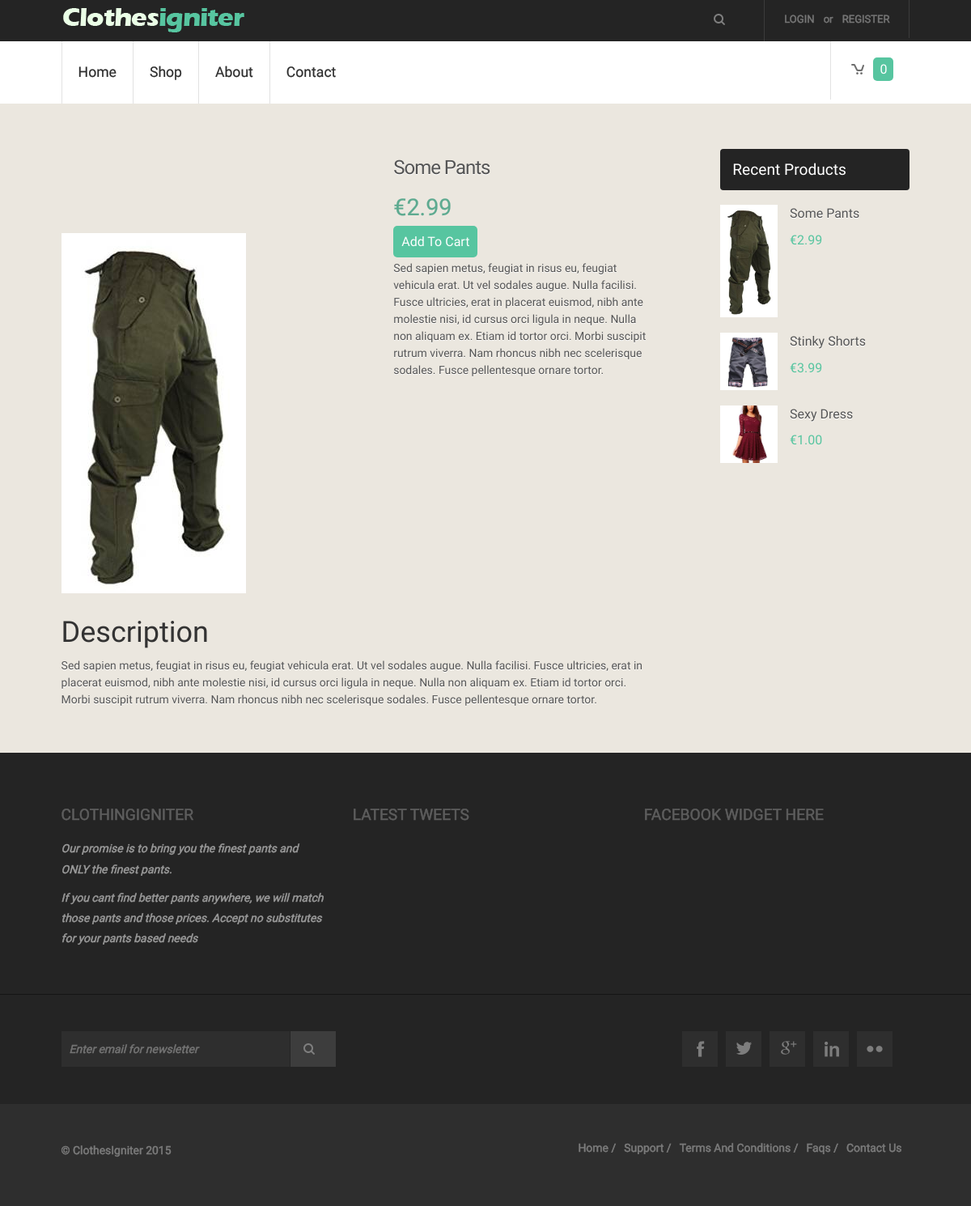
/index.php/item/view/1, run on an earlier commit of the app's database.
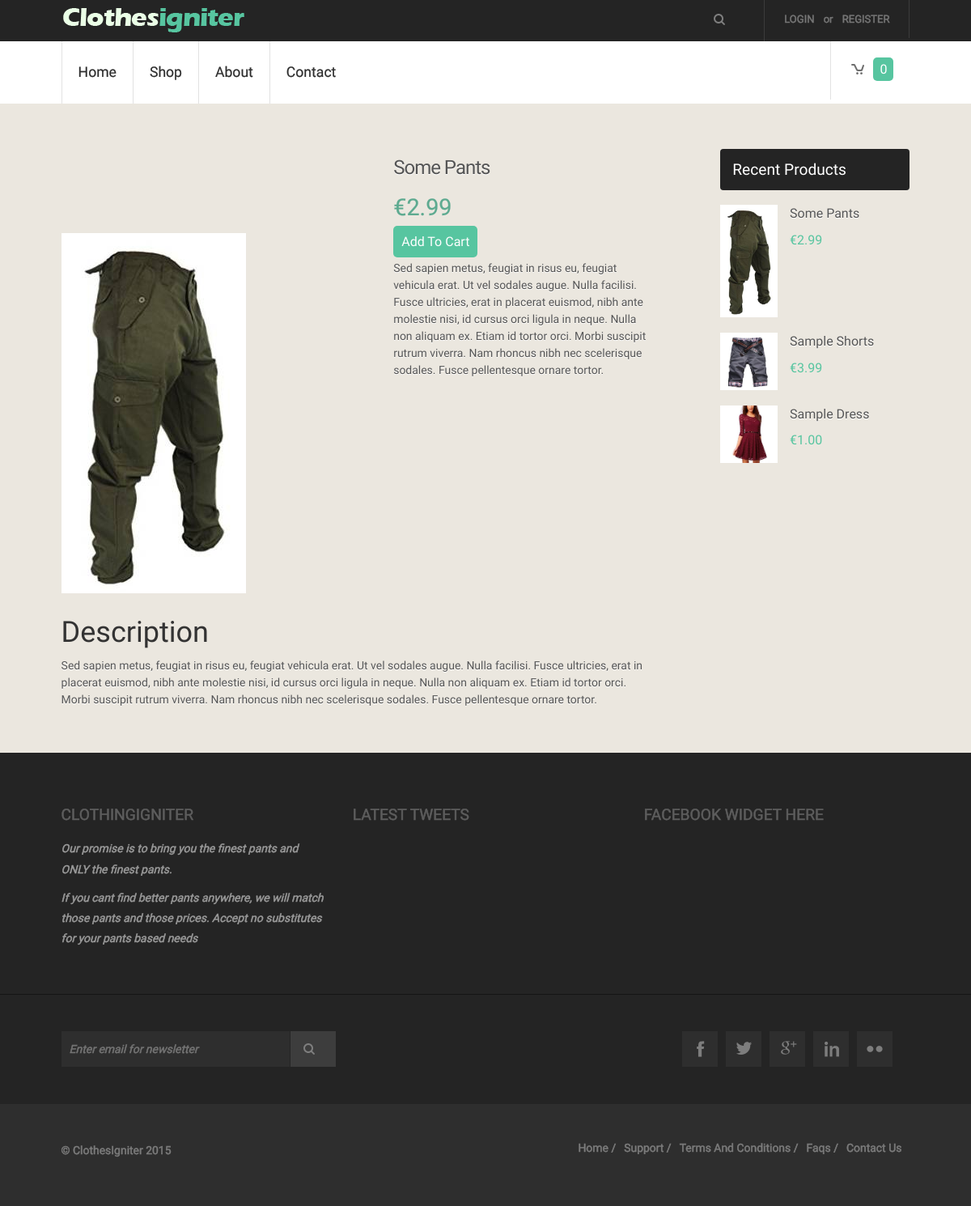
And on a later commit of the database.
### tables this page shows
CREATE TABLE IF NOT EXISTS `store_items` (
  `id` int(11) NOT NULL,
  `item_name` varchar(240) NOT NULL,
  `item_price` decimal(7,2) NOT NULL,
  `image_small` varchar(240) NOT NULL,
  `image_large` varchar(240) NOT NULL,
  `item_description` text NOT NULL,
  `rating` int(11) NOT NULL DEFAULT '0',
  `categoryID` int(11) NOT NULL,
  `brandID` int(11) NOT NULL,
  `item_description_short` text NOT NULL
);

### application/views/includes/template.php (called while the page is built, shortened)
<?php $this->load->view('includes/header' ,$this->globals);?>
<?php $this->load->view($main_content);?>

### application/controllers/item.php (called while the page is built, shortened)
<?php
class Item extends MY_Controller
{
    function __construct()
    {
        $this->load->model('item_model');
        $this->load->helper('url_helper');
        $this->load->library('user_agent');
    }
    function view($id = NULL)
    {
        $data['item'] = $this->item_model->get_item($id);
		$recent_items = $this->item_model->get_item();
		$data['recent_items'] = array(
			$recent_items[0],
			$recent_items[1],
			$recent_items[2]
		);
        $categoryID = $data['item']['categoryID'];
        $brandID = $data['item']['brandID'];
        $data["categories"] = $this->category_model->get($categoryID);
        $data["brands"] = $this->brand_model->get($brandID);
        $data['main_content'] = 'store/view';
        $this->load->view('includes/template', $data, $this->globals);
    }
}

### index.php (called while the page is built, shortened)
<?php
require_once BASEPATH.'core/CodeIgniter.php';

### application/models/Item_model.php (called while the page is built, shortened)
<?php
class Item_model extends CI_Model
{
    public function get_item($id = FALSE)
    {
        if (!$id)
        {
            $query = $this->db->get('store_items');
            if ($query->num_rows() > 0) {
                foreach ($query->result() as $row) {
                    $data[] = $row;
                }
                return $data;
            }
            return false;
        }
        $query = $this->db->get_where('store_items', array('id' => $id));
        return $query->row_array();
    }
}

### application/views/store/view.php (the view, shortened to what this page needs)
<div class="single">
    <div class="left_content">
        <div class="span1_of_1">
            <div class="product-view">
                <div class="product-essential">
                    <div class="product-img-box">
                        <div class="more-views">
                            <div class="more-views-container">
                                <ul>
                                    <li>
                                    </li>
                                    <li>
                                    </li>
                                    <li>
                                    </li>
                                    <li>
                                    </li>
                                    <li>
                                    </li>
                                </ul>
                            </div>
                        </div>
                        <div class="product-image">
                            <a>
                                <img src="<?php echo base_url() . "images/clothes/" . $item['image_large']; ?>" />
                            </a>
                        </div>
                    </div>
                </div>
            </div>
        </div>
        <div class="span1_of_1_des">
            <div class="desc1">
                <h3><?php echo $item['item_name']; ?></h3>
                <h5>&euro;<?php echo $item['item_price']; ?></h5>
                <div class="available">
                    <div class="green_button">
                            <?php echo anchor('store/add_to_cart/' . $item['id'], 'Add To Cart'); ?>
                    </div>
                    <p><?php echo $item['item_description_short']; ?></p>
                </div>
            </div>
        </div>
        <div class="left_content_btm">
            <h1>Description</h1><p class="para"><?php echo $item['item_description']; ?></p>
        </div>
    </div>
    <div class="left_sidebar">
        <h4>recent products</h4>
		<?php
			  foreach($recent_items as $item){
					?>
        <div class="left_products">
            <div class="left_img">
                <img src="<?php echo base_url() . "images/clothes/" . $item->image_large; ?>" alt=""/>
            </div>
					<div class="left_text">
						<p><?php echo anchor('item/view/' . $item->id, $item->item_name) ?></p>
						<span>&euro;<?php echo $item->item_price ?></span>
					</div>
        </div>
		<?php } ?>
    </div>
</div>

What changed in the data, as far as the page shows it:
changed store_items: id+item_name "Stinky Shorts" → "Sample Shorts"
changed store_items: id+item_name "Sexy Dress" → "Sample Dress"
